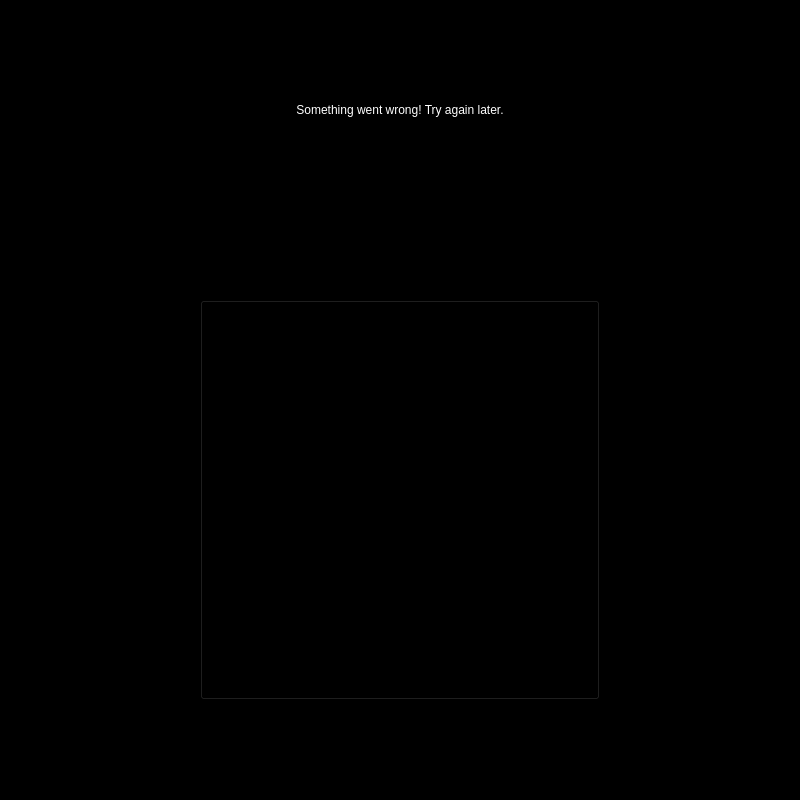
<?xml version="1.0" encoding="UTF-8"?>
<ui version="4.0">
 <class>Form</class>
 <widget class="QWidget" name="Form">
  <property name="geometry">
   <rect>
    <x>0</x>
    <y>0</y>
    <width>800</width>
    <height>800</height>
   </rect>
  </property>
  <property name="windowTitle">
   <string>Form</string>
  </property>
  <property name="styleSheet">
   <string notr="true">background-color: rgb(0, 0, 0);</string>
  </property>
  <widget class="QPushButton" name="pushButton">
   <property name="geometry">
    <rect>
     <x>200</x>
     <y>300</y>
     <width>400</width>
     <height>400</height>
    </rect>
   </property>
   <property name="text">
    <string/>
   </property>
   <property name="icon">
    <iconset>
     <normaloff>../icons/cross.png</normaloff>../icons/cross.png</iconset>
   </property>
   <property name="iconSize">
    <size>
     <width>300</width>
     <height>300</height>
    </size>
   </property>
  </widget>
  <widget class="QLabel" name="label">
   <property name="geometry">
    <rect>
     <x>10</x>
     <y>70</y>
     <width>780</width>
     <height>80</height>
    </rect>
   </property>
   <property name="styleSheet">
    <string notr="true">color: rgb(255, 255, 255);</string>
   </property>
   <property name="text">
    <string>&lt;html&gt;&lt;head/&gt;&lt;body&gt;&lt;p align=&quot;center&quot;&gt;Something went wrong! Try again later.&lt;/p&gt;&lt;/body&gt;&lt;/html&gt;</string>
   </property>
  </widget>
 </widget>
 <resources/>
 <connections/>
</ui>
